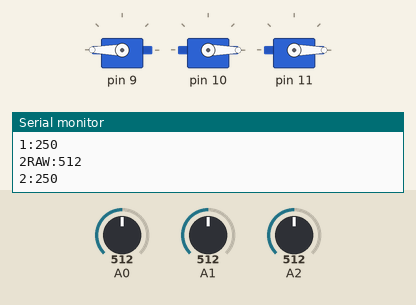
Recording of a sketch running on a simulated Arduino Uno, built with avr-gcc and run on an emulated ATmega328P. Parts: 3 × servo, the last lines printed to the serial monitor. The test bench sets the inputs (shaded band); at power-on: A1 = 512, A0 = 512, A2 = 512.

Above: at 1.2 s.
1.3 s: A1 set to 306
4.3 s: A0 set to 0
At 5.2 s:
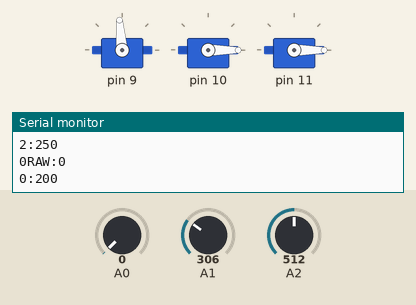
6.0 s: A2 set to 122
At 7.0 s:
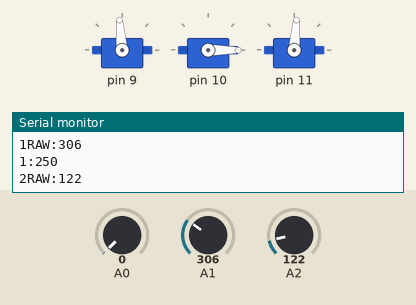
7.7 s: A1 set to 122
At 8.3 s:
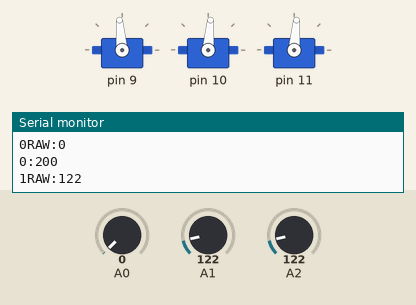
9.3 s: A2 set to 1023
At 10.2 s:
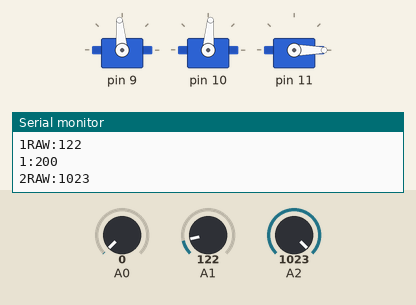
10.8 s: A0 set to 306
At 12.5 s:
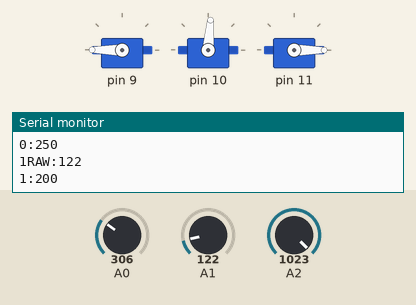
Timing chart, 0 to 13.6 s (numbered marks = the images above; inputs shaded):
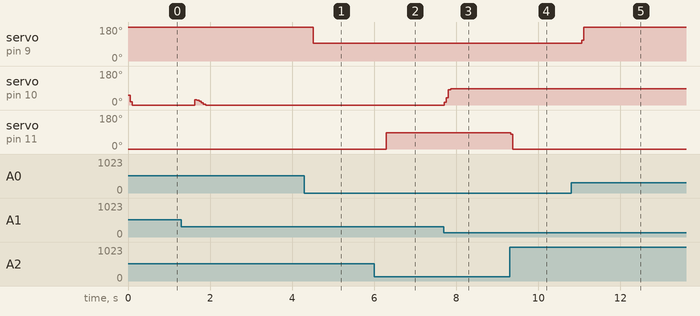

Measured:
- after the input at 4.3 s, servo on pin 9: 180° → 95° after 0.21 s
- after the input at 6.0 s, servo on pin 11: 0° → 85° after 0.29 s
- after the input at 7.7 s, servo on pin 10: 0° → 85° at once
- after the input at 9.3 s, servo on pin 11: 85° → 0° at once
- after the input at 10.8 s, servo on pin 9: 95° → 180° after 0.26 s

The sketch:

Project_GlovedControlRobot_20200401_0.ino
```cpp
//Project GlovedControlRobot
//================
//Apr 1 2020 T.I. created this file
//Sep 14 2020 T.I. Fixed issue #17 incorrect flex direction
//            T.I. Added alphaBeta filter
#include <Servo.h>

#define ZEROPOSITION 540  //micro seconds, 0 degree
#define ENDPOSITION 2500  //micro seconds, 180 degree


#define ADC_0_DEGREE 250
#define ADC_180_DEGREE 200
#define DEGREE_PER_ADC 1.7//1.7

#define NUMBER_OF_FINGER 3

Servo servo_n[NUMBER_OF_FINGER];
int servo_nDIR[NUMBER_OF_FINGER]={1,0,0};
//servo0 0~120
//servo1 (180-0)~(180-120)


int ADCVal[NUMBER_OF_FINGER] = {0,0,0} ;
int ADCVal_Cli[NUMBER_OF_FINGER]={0,-50,10};
float servoDegree=0;

float dt = 0.006;
float xk_1[NUMBER_OF_FINGER] ={ 250.0,250.0,250.0}, vk_1[NUMBER_OF_FINGER] ={ 0.0,0.0,0.0}, a = 0.08, b = 0.08;

float xk[NUMBER_OF_FINGER] ={ 250.0,250.0,250.0}, vk[NUMBER_OF_FINGER] ={ 0.0,0.0,0.0}, rk[NUMBER_OF_FINGER] ={ 0.0,0.0,0.0},rkm1[NUMBER_OF_FINGER] ={ 0.0,0.0,0.0};

float abFilter(float,int);

void setup() {
  // put your setup code here, to run once:

    Serial.setTimeout(50);
    Serial.begin(9600);
    servo_n[0].attach(9, ZEROPOSITION, ENDPOSITION);
    servo_n[1].attach(10, ZEROPOSITION, ENDPOSITION);
    servo_n[2].attach(11, ZEROPOSITION, ENDPOSITION);
}

void loop() {

  // put your main code here, to run repeatedly:


  int i = 0;

  ADCVal[0]=analogRead(A0);
  ADCVal[1]=analogRead(A1);
  ADCVal[2]=analogRead(A2);


  for(i<0;i<NUMBER_OF_FINGER;i++)
  {
      Serial.print(i);
      Serial.print("RAW:");
      Serial.print(ADCVal[i]);
      Serial.print("\n");

      ADCVal[i]=(int)abFilter((float)ADCVal[i],i);
      ADCVal[i]=ADCVal[i]+ADCVal_Cli[i];

      if(ADC_0_DEGREE<ADCVal[i])
      {
        ADCVal[i] = ADC_0_DEGREE;
      }
      else if(ADC_180_DEGREE>ADCVal[i])
      {
        ADCVal[i]  = ADC_180_DEGREE;
      }


      servoDegree =(float)(ADC_0_DEGREE-ADCVal[i])*(float)DEGREE_PER_ADC;


      if(120<servoDegree)
      {
         servoDegree=120;
      }
      else if(0>servoDegree)
      {
        servoDegree=0;
      }
      Serial.print(i);
      Serial.print(":");
      Serial.print(ADCVal[i]);
      //Serial.print(servoDegree);
      Serial.print("\n");
      if(1==servo_nDIR[i])
      {
         servo_n[i].write(180-(int)servoDegree);
      }
      else
      {
         servo_n[i].write((int)servoDegree);
      }

  }


  delay(50);

}


float abFilter(float xm,int filterIndex)
{

    xk[filterIndex] = xk_1[filterIndex]+ (vk_1[filterIndex] * dt);
    vk[filterIndex] = vk_1[filterIndex];

    rk[filterIndex] = xm - xk[filterIndex];

    xk[filterIndex] += a * rk[filterIndex];


    if(0.0<rkm1[filterIndex]*rk[filterIndex])
    {
      vk[filterIndex] += (b * rk[filterIndex]) / dt;
    }
    else
    {
      vk[filterIndex]=0.0;
    }


    xk_1[filterIndex] = xk[filterIndex];
    vk_1[filterIndex] = vk[filterIndex];
    rkm1[filterIndex] =rk[filterIndex];
    return xk[filterIndex];
}
```
